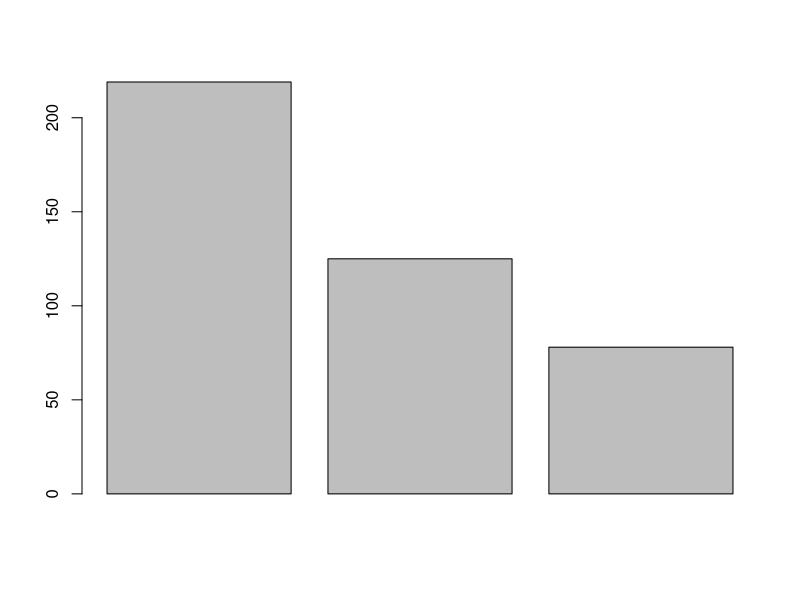
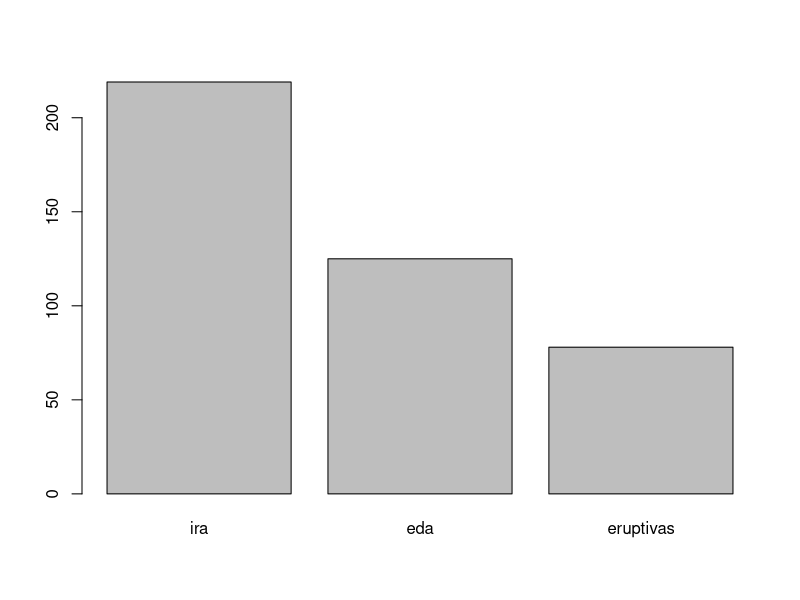
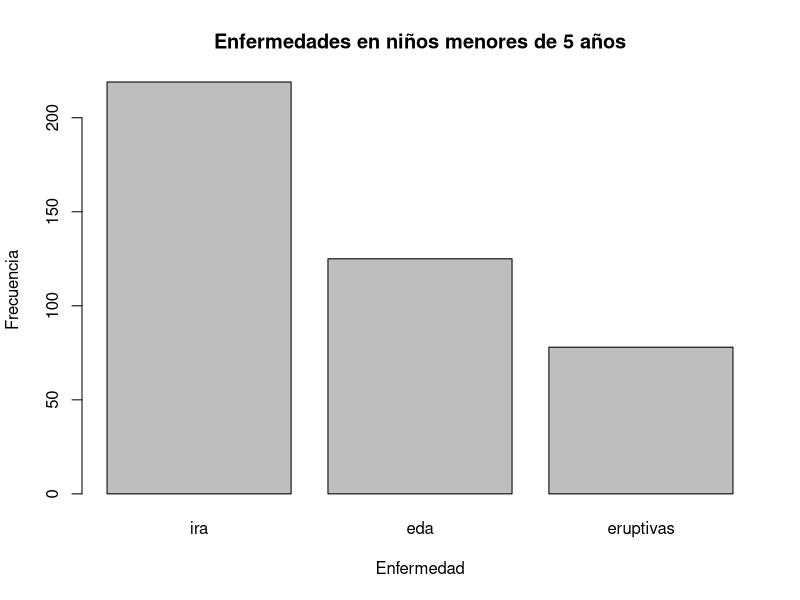

Write the R code that produced these figures, in order.
## ---- chunk 1
1 + 1
## ---- chunk 2

enfermedad <- c("ira", "eda", "eruptivas")
frecuencia <- c(219,125,78)

## ---- chunk 3

mi_table <- data.frame(enfermedad, frecuencia)

## ---- chunk 4

barplot(frecuencia)

## ---- chunk 5


barplot(height = mi_table$frecuencia,
        names.arg = mi_table$enfermedad)

## ---- chunk 6

barplot(height = mi_table$frecuencia,
        names.arg = mi_table$enfermedad,
        main = "Enfermedades en niños menores de 5 años",
        xlab = "Enfermedad",
        ylab = "Frecuencia")

